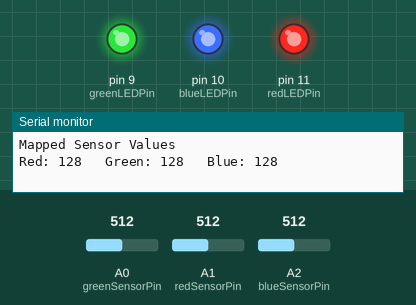
Simulated run of this program. Board: Arduino Uno, built with avr-gcc and run on an emulated ATmega328P. Shown: output pins drawn as LEDs (lit = HIGH), the last lines printed to the serial monitor. The inputs (shaded band) are chosen by the test bench; at power-on: A0 (greenSensorPin) = 512, A1 (redSensorPin) = 512, A2 (blueSensorPin) = 512.

Above: at 4.2 s.
4.3 s: A0 (greenSensorPin) set to 5
6.2 s: A0 (greenSensorPin) set to 2
At 7.9 s:
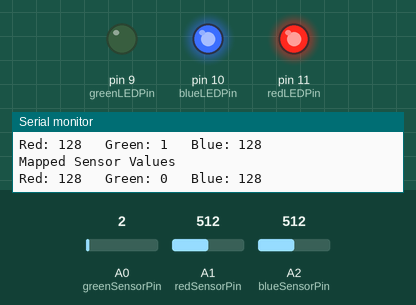
8.5 s: A0 (greenSensorPin) set to 122
At 9.5 s:
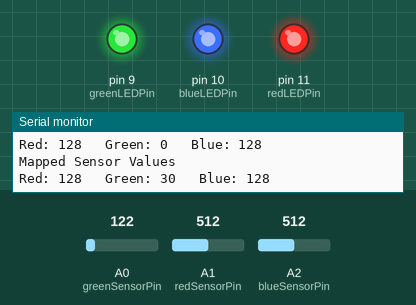
10.5 s: A1 (redSensorPin) set to 5
12.2 s: A1 (redSensorPin) set to 2
At 13.9 s:
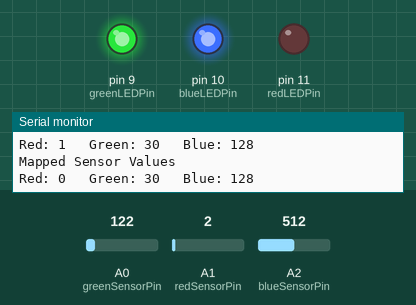
14.5 s: A1 (redSensorPin) set to 122
At 15.5 s:
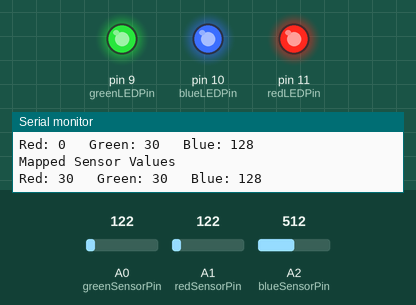
Timing chart, 0 to 17.5 s (numbered marks = the images above; inputs shaded):
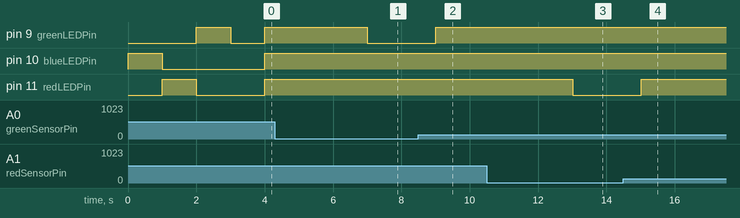

The program:

main.cpp
```cpp
#include "Arduino.h"
#include "PhotoReceptor.cpp"
using namespace std;

const int greenLEDPin = 9;
const int redLEDPin = 11;
const int blueLEDPin = 10;
const int allLEDs[] = {greenLEDPin, blueLEDPin, redLEDPin};

const int redSensorPin = A1;
const int greenSensorPin = A0;
const int blueSensorPin = A2;

int redValue = 0;
int greenValue = 0;
int blueValue = 0;

int redSensorVal = 0;
int greenSensorVal = 0;
int blueSensorVal = 0;

PhotoReceptor pr = PhotoReceptor(redLEDPin, greenLEDPin, blueLEDPin);

void setup() {
  Serial.begin(9600);
  pinMode(greenLEDPin, OUTPUT);
  pinMode(redLEDPin, OUTPUT);
  pinMode(blueLEDPin, OUTPUT);

  pr.allOff();
  pr.diagnosticCheck();
}

void loop() {

  delay(1000);
  redSensorVal = analogRead(redSensorPin);
  blueSensorVal = analogRead(blueSensorPin);
  greenSensorVal = analogRead(greenSensorPin);

  redValue = redSensorVal/4;
  blueValue = blueSensorVal/4;
  greenValue = greenSensorVal/4;

  pr.updateValues(redValue, blueValue, greenValue, true);
}
```

Measured:
- the behaviour switches between 4 and 3 on A0 (greenSensorPin) (found by bisection; images 0 and 1)
- the behaviour switches between 4 and 3 on A1 (redSensorPin) (found by bisection; images 2 and 3)
- after the input at 6.2 s, pin 9 (greenLEDPin): HIGH → LOW after 0.80 s
- after the input at 8.5 s, pin 9 (greenLEDPin): LOW → HIGH after 0.51 s
- after the input at 12.2 s, pin 11 (redLEDPin): HIGH → LOW after 0.81 s
- after the input at 14.5 s, pin 11 (redLEDPin): LOW → HIGH after 0.51 s
